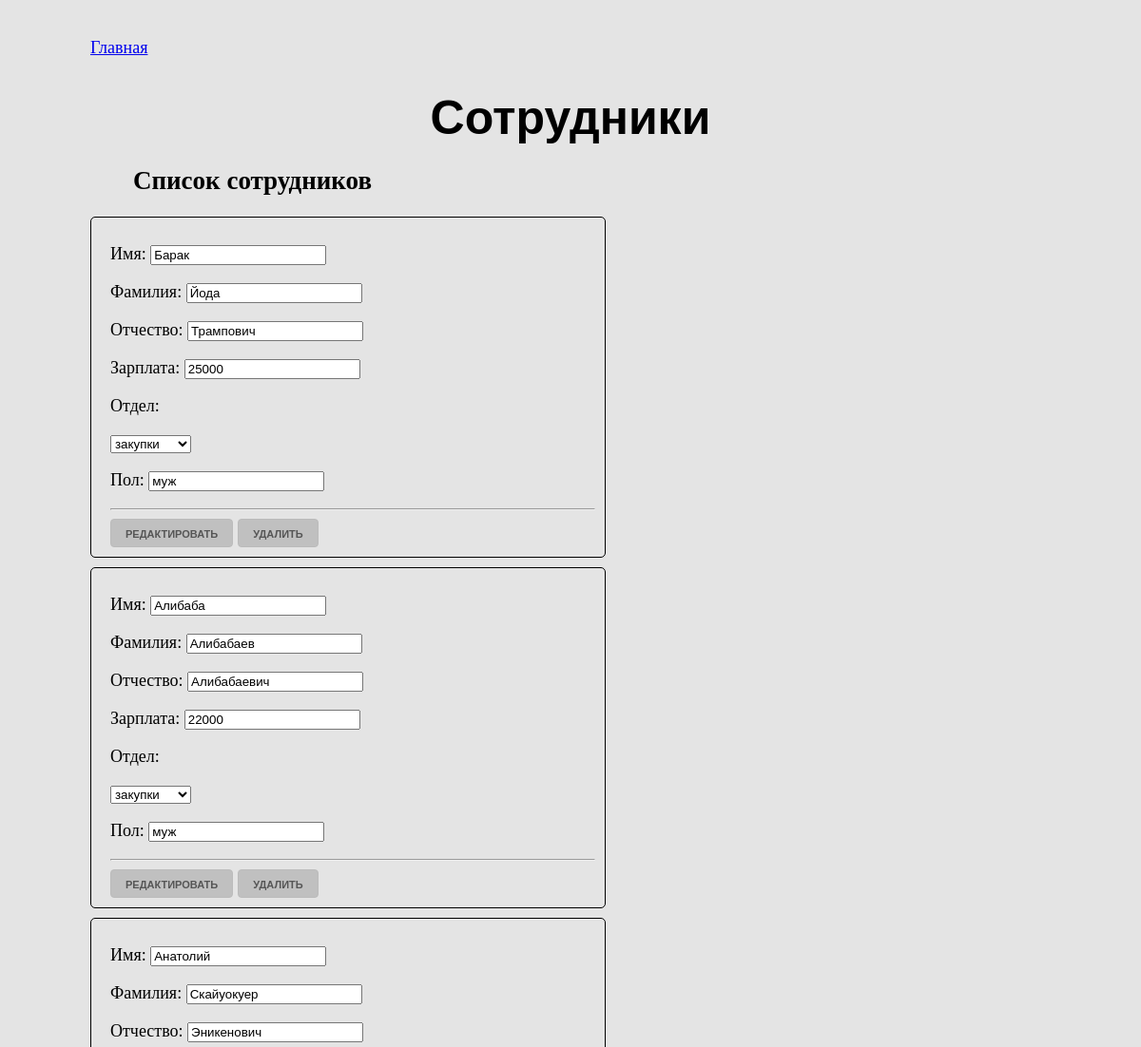
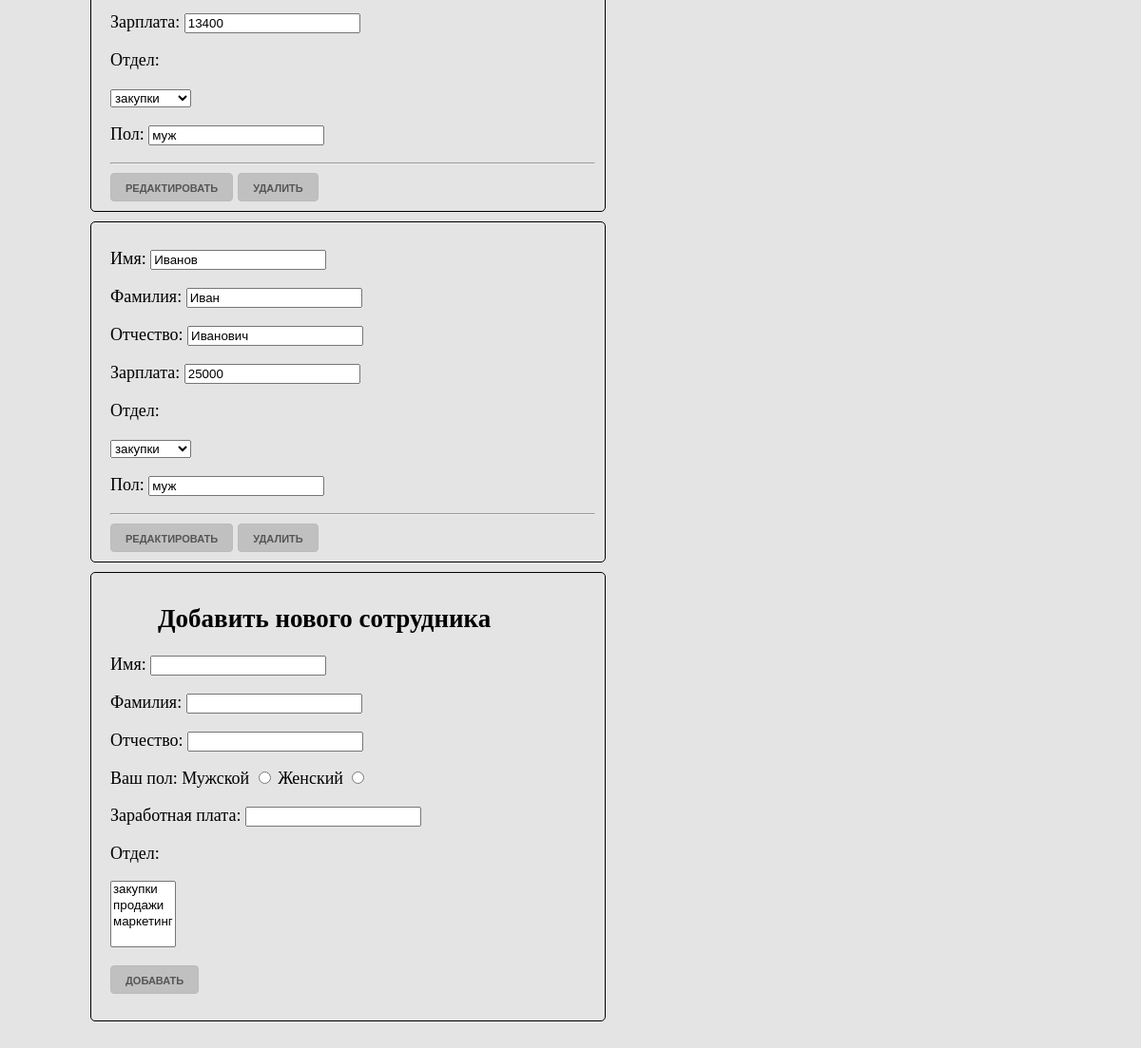
/chulokTest/employees.php, run on the app's committed database (2 pictures, top to bottom).
### tables this page shows
CREATE TABLE IF NOT EXISTS `employees` (
  `id` int(11) NOT NULL AUTO_INCREMENT,
  `name` varchar(32) NOT NULL,
  `family` varchar(32) NOT NULL,
  `patronymic` varchar(32) NOT NULL,
  `gender` varchar(10) NOT NULL,
  `salary` int(11) NOT NULL,
  `department` int(11) NOT NULL,
  PRIMARY KEY (`id`),
  KEY `department` (`department`)
);

### chulokTest/employees.php (the view, shortened to what this page needs)
<!DOCTYPE html>
<html lang="ru">
<head>
    <link href="style.css" rel="stylesheet">
</head>
<body>
   <div class="container">
    <nav><a href="index.php">Главная</a></nav>
    <h1>Сотрудники</h1>
    <h2>Список сотрудников</h2>
  <?php require_once "config.php";
   $res = mysqli_query($db_name, "SELECT employees.id, employees.name, employees.family, employees.patronymic, employees.salary, employees.department, employees.gender, department.title FROM employees
   JOIN department on (employees.department = department.id)");
   $employees = mysqli_fetch_all($res, MYSQLI_ASSOC);
 foreach ($employees as $item){
     echo "<form action='edit_empl.php' method='post'>";
     echo "<p><label>Имя: </label><input type='text' name='name' value=".$item['name']."></p>";
     echo "<p><label>Фамилия: </label><input type='text' name='family' value=".$item['family']."></p>";
     echo "<p><label>Отчество: </label><input type='text' name='patron' value=".$item['patronymic']."></p>";
     echo "<p><label>Зарплата: </label><input type='text' name='salary' value=".$item['salary']."></p>";
     echo "<p><label>Отдел:</label> </p>";
     echo '<select name="select[]"  value="selected">';
       $res = mysqli_query($db_name, "SELECT `id`,`title` FROM department");
       $list = mysqli_fetch_all($res, MYSQLI_ASSOC);
               foreach($list as $value){
                   echo "<option value='$value[id]'>$value[title]</option>";
               }
     echo " </select>";
     echo "<p><label>Пол: </label><input type='text' name='gender' value=".$item['gender']."></p>";
     echo '<hr>';
     echo '<input type="submit" name="submit" value="Редактировать" class="btn">';
     echo '<input type="submit" name="delete" value="Удалить" class="btn">';
     echo"</form>";
  }
   ?>
    <form action="add_employees.php" method="post">
        <h2>Добавить нового сотрудника</h2>
        <p><label>Имя:</label>
        <input type="text" name="name"></p>
        <p><label>Фамилия:</label>
        <input type="text" name="family"></p>
        <p><label>Отчество:</label>
        <input type="text" name="patron"></p>
        <p><label>Ваш пол:</label>
        <label>Мужской</label>
        <input type="radio" name="gender" value="муж">
        <label>Женский</label>
        <input type="radio" name="gender" value="жен"></p>
        <p><label>Заработная плата:</label>
        <input type="text" name="sal"></p>
        <p><label>Отдел:</label> </p>
         <select name="select" multiple>
            <?php
             $res = mysqli_query($db_name, "SELECT `id`,`title` FROM department");
              $list = mysqli_fetch_all($res, MYSQLI_ASSOC);
               foreach($list as $value){
                   echo "<option value='$value[id]'>$value[title]</option>";
               }
            ?>
            </select>
        <p><input type="submit" name="submit" value="Добавать" class="btn"></p>
    </form>
    </div>
</body>
</html>

### chulokTest/style.css (style rules this page uses)
body { margin: 60px; padding: 10px; background: #E4E4E4; margin: 30px; font-size: 18px; }
h1 { text-align: center; margin-bottom: 20px; font-size: 50px; font-family: Arial; }
h2 { margin-left: 50px; }
form { border: 1px solid black; border-radius: 5px; padding: 10px 10px 10px 20px; max-width: 50%; margin: 5px; margin-bottom: 10px; }
.container { margin: 0 50px; }
.btn { height: 30px; padding: 0 15px; color: #555; text-align: center; font-size: 11px; font-weight: 600; line-height: 30px; text-transform: uppercase; text-decoration: none; background-color: #C0C0C0; border-radius: 4px; border: 1px solid #A9A9A9; border-top-color: rgb(187, 187, 187); border-right-color: rgb(187, 187, 187); border-bottom-color: rgb(187, 187, 187); border-left-color: rgb(187, 187, 187); cursor: pointer; box-sizing: border-box; margin-right: 5px; }
nav a { padding-left: 5px; }

### data on the page
employees: name "Барак", family "Йода", patron "Трампович", salary "25000", gender "муж"
employees: name "Алибаба", family "Алибабаев", patron "Алибабаевич", salary "22000", gender "муж"
employees: name "Анатолий", family "Скайуокуер", patron "Эникенович", salary "13400", gender "муж"
employees: name "Иванов", family "Иван", patron "Иванович", salary "25000", gender "муж"

### other printed values
form field value "закупки"
